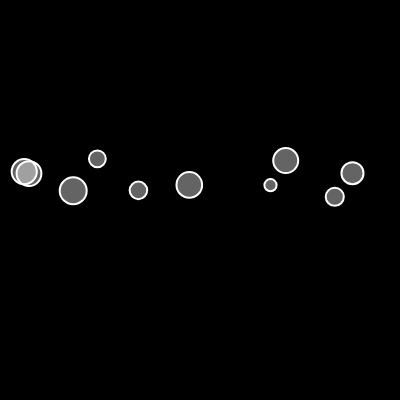
Frame 1 (no input)
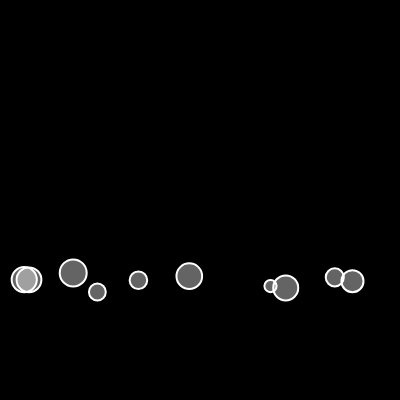
Frame 60 (no input)
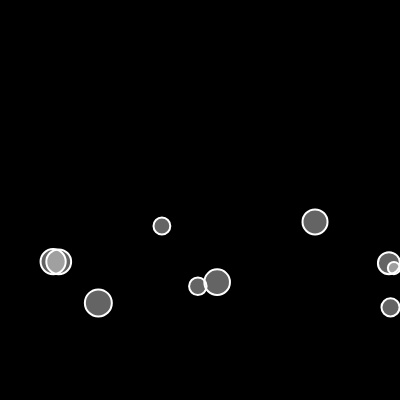
Frame 120 (the mouse pressed at the canvas centre since frame 60)

The p5.js sketch that drew these frames (run headless with seeded random() and noise() and a simulated clock; from frame 60 on, the mouse is pressed at the canvas centre):

// p5.js sketch
// ── sketch.js
let movers = [];
let mu = 0.1;

function setup() {
  createCanvas(400, 400);
  for(let i=0;i<10;i++){
    let mover = new Mover(random(width), random(150, 200), random(1,8));
    movers.push(mover)
  }
  
}

function draw() {
  background(0);
  let gravity = createVector(0, 0.2);
  for(let mover of movers) {
    if (mouseIsPressed) {
      let wind = createVector(0.1, 0);
      mover.applyForce(wind);
    }
    let weight = p5.Vector.mult(gravity, mover.mass);
    mover.applyForce(weight);
    mover.update();
    mover.edges();
    mover.show();
  }

}

// ── mover.js
class Mover {
    constructor(x, y, mass) {
        this.position = createVector(x, y);
        this.velocity = createVector(0, 0);
        this.acceleration = createVector(0, 0);
        this.mass = mass;
        this.radius = sqrt(this.mass) * 5
    }

    friction() {
        let diff = height - (this.position.y + this.radius);
        if (diff < 1) {
            let friction = this.velocity.copy();
            friction.normalize();
            friction.mult(-1);
            let normal = this.mass;
            friction.setMag(mu * normal);
            this.applyForce(friction);
        }
    }

    applyForce(force){
        let f = p5.Vector.div(force, this.mass)
        this.acceleration.add(f);
    }

    edges() {
        if (this.position.y >= height-this.radius) {
            this.position.y = height-this.radius;
            this.velocity.y *= -1;
          }
      
          if (this.position.x >= width-this.radius) {
            this.position.x = width-this.radius;
            this.velocity.x *= -1;
          } else if (this.position.x <= this.radius) {
            this.position.x = this.radius;
            this.velocity.x *= -1;
          }
    }

    update() {
        this.velocity.add(this.acceleration);
        this.position.add(this.velocity);
        this.acceleration.set(0, 0);
    }

    show() {
        stroke(255);
        strokeWeight(2);
        fill(255, 100);
        ellipse(this.position.x, this.position.y, this.radius *2);
    }
}
